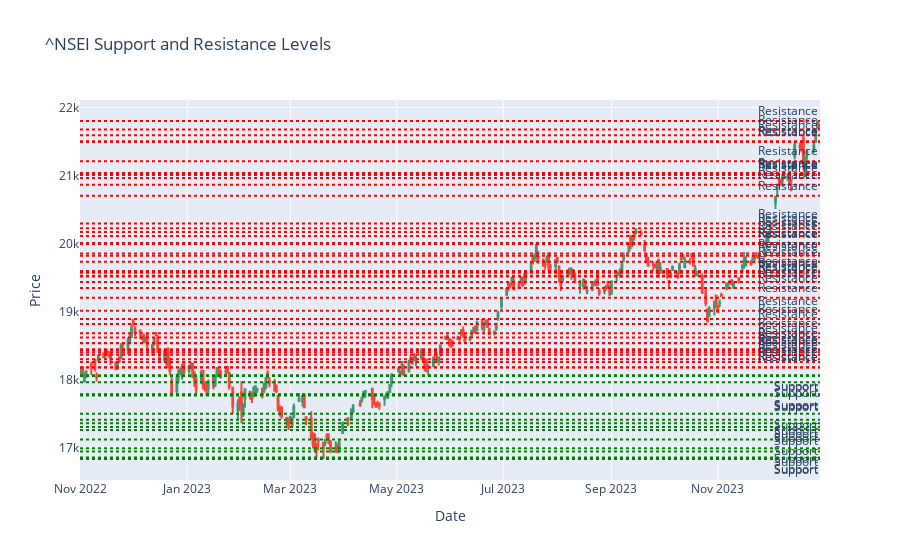

Notebook source saved alongside this figure:
### Code cell
import pandas as pd
import numpy as np
import plotly.graph_objects as go
from plotly.subplots import make_subplots
import yfinance as yf

# Function to identify support and resistance levels
def find_support_resistance(dataframe, window=50):
    rolling_max = dataframe['High'].rolling(window, min_periods=1).max()
    rolling_min = dataframe['Low'].rolling(window, min_periods=1).min()
    
    # Identify indices of local minima and maxima
    minima_idx = (dataframe['Low'] == rolling_min)
    maxima_idx = (dataframe['High'] == rolling_max)
    
    # Filter out minima and maxima
    support_levels = dataframe['Low'][minima_idx]
    resistance_levels = dataframe['High'][maxima_idx]
    
    return support_levels, resistance_levels

# Download historical data for a ticker
ticker = '^NSEI'
data = yf.download(ticker, start='2022-11-01', end='2024-01-01')

# Find support and resistance levels
support_levels, resistance_levels = find_support_resistance(data, window=200)

# Create a candlestick chart
fig = make_subplots(rows=1, cols=1)
fig.add_trace(go.Candlestick(x=data.index,
                             open=data['Open'],
                             high=data['High'],
                             low=data['Low'],
                             close=data['Close'],
                             name='Candlestick'))

# Add support and resistance levels to the chart
for support_level in support_levels:
    fig.add_hline(y=support_level, line_dash="dot",
                  annotation_text="Support",
                  annotation_position="bottom right",
                  line_color="green")

for resistance_level in resistance_levels:
    fig.add_hline(y=resistance_level, line_dash="dot",
                  annotation_text="Resistance",
                  annotation_position="top right",
                  line_color="red")

# Update layout
fig.update_layout(title=f'{ticker} Support and Resistance Levels',
                  yaxis_title='Price',
                  xaxis_title='Date',
                  xaxis_rangeslider_visible=False)

# Show the plot
fig.show()

### Figure 1 — Plotly figure (JSON) as saved in the notebook; plotly's stock layout.template omitted (floating-point values rounded to 4 significant figures; data arrays with more than 128 entries replaced by an {"elided": "..."} marker saying what was removed)
{"data": [{"close": {"elided": "288 float values"}, "high": {"elided": "288 float values"}, "low": {"elided": "288 float values"}, "name": "Candlestick", "open": {"elided": "288 float values"}, "type": "candlestick", "x": {"elided": "288 str values"}}], "layout": {"annotations": [{"showarrow": false, "text": "Support", "x": 1, "xanchor": "right", "xref": "x domain", "y": 18060.0, "yanchor": "top", "yref": "y"}, {"showarrow": false, "text": "Support", "x": 1, "xanchor": "right", "xref": "x domain", "y": 18050.0, "yanchor": "top", "yref": "y"}, {"showarrow": false, "text": "Support", "x": 1, "xanchor": "right", "xref": "x domain", "y": 17960.0, "yanchor": "top", "yref": "y"}, {"showarrow": false, "text": "Support", "x": 1, "xanchor": "right", "xref": "x domain", "y": 17780.0, "yanchor": "top", "yref": "y"}, {"showarrow": false, "text": "Support", "x": 1, "xanchor": "right", "xref": "x domain", "y": 17770.0, "yanchor": "top", "yref": "y"}, {"showarrow": false, "text": "Support", "x": 1, "xanchor": "right", "xref": "x domain", "y": 17760.0, "yanchor": "top", "yref": "y"}, {"showarrow": false, "text": "Support", "x": 1, "xanchor": "right", "xref": "x domain", "y": 17490.0, "yanchor": "top", "yref": "y"}, {"showarrow": false, "text": "Support", "x": 1, "xanchor": "right", "xref": "x domain", "y": 17410.0, "yanchor": "top", "yref": "y"}, {"showarrow": false, "text": "Support", "x": 1, "xanchor": "right", "xref": "x domain", "y": 17350.0, "yanchor": "top", "yref": "y"}, {"showarrow": false, "text": "Support", "x": 1, "xanchor": "right", "xref": "x domain", "y": 17299, "yanchor": "top", "yref": "y"}, {"showarrow": false, "text": "Support", "x": 1, "xanchor": "right", "xref": "x domain", "y": 17260.0, "yanchor": "top", "yref": "y"}, {"showarrow": false, "text": "Support", "x": 1, "xanchor": "right", "xref": "x domain", "y": 17110.0, "yanchor": "top", "yref": "y"}, {"showarrow": false, "text": "Support", "x": 1, "xanchor": "right", "xref": "x domain", "y": 16990.0, "yanchor": "top", "yref": "y"}, {"showarrow": false, "text": "Support", "x": 1, "xanchor": "right", "xref": "x domain", "y": 16940.0, "yanchor": "top", "yref": "y"}, {"showarrow": false, "text": "Support", "x": 1, "xanchor": "right", "xref": "x domain", "y": 16850.0, "yanchor": "top", "yref": "y"}, {"showarrow": false, "text": "Support", "x": 1, "xanchor": "right", "xref": "x domain", "y": 16830.0, "yanchor": "top", "yref": "y"}, {"showarrow": false, "text": "Resistance", "x": 1, "xanchor": "right", "xref": "x domain", "y": 18180.0, "yanchor": "bottom", "yref": "y"}, {"showarrow": false, "text": "Resistance", "x": 1, "xanchor": "right", "xref": "x domain", "y": 18180.0, "yanchor": "bottom", "yref": "y"}, {"showarrow": false, "text": "Resistance", "x": 1, "xanchor": "right", "xref": "x domain", "y": 18260.0, "yanchor": "bottom", "yref": "y"}, {"showarrow": false, "text": "Resistance", "x": 1, "xanchor": "right", "xref": "x domain", "y": 18300.0, "yanchor": "bottom", "yref": "y"}, {"showarrow": false, "text": "Resistance", "x": 1, "xanchor": "right", "xref": "x domain", "y": 18360.0, "yanchor": "bottom", "yref": "y"}, {"showarrow": false, "text": "Resistance", "x": 1, "xanchor": "right", "xref": "x domain", "y": 18400.0, "yanchor": "bottom", "yref": "y"}, {"showarrow": false, "text": "Resistance", "x": 1, "xanchor": "right", "xref": "x domain", "y": 18430.0, "yanchor": "bottom", "yref": "y"}, {"showarrow": false, "text": "Resistance", "x": 1, "xanchor": "right", "xref": "x domain", "y": 18440.0, "yanchor": "bottom", "yref": "y"}, {"showarrow": false, "text": "Resistance", "x": 1, "xanchor": "right", "xref": "x domain", "y": 18530.0, "yanchor": "bottom", "yref": "y"}, {"showarrow": false, "text": "Resistance", "x": 1, "xanchor": "right", "xref": "x domain", "y": 18530.0, "yanchor": "bottom", "yref": "y"}, {"showarrow": false, "text": "Resistance", "x": 1, "xanchor": "right", "xref": "x domain", "y": 18610.0, "yanchor": "bottom", "yref": "y"}, {"showarrow": false, "text": "Resistance", "x": 1, "xanchor": "right", "xref": "x domain", "y": 18680.0, "yanchor": "bottom", "yref": "y"}, {"showarrow": false, "text": "Resistance", "x": 1, "xanchor": "right", "xref": "x domain", "y": 18820.0, "yanchor": "bottom", "yref": "y"}, {"showarrow": false, "text": "Resistance", "x": 1, "xanchor": "right", "xref": "x domain", "y": 18890.0, "yanchor": "bottom", "yref": "y"}, {"showarrow": false, "text": "Resistance", "x": 1, "xanchor": "right", "xref": "x domain", "y": 19010.0, "yanchor": "bottom", "yref": "y"}, {"showarrow": false, "text": "Resistance", "x": 1, "xanchor": "right", "xref": "x domain", "y": 19200.0, "yanchor": "bottom", "yref": "y"}, {"showarrow": false, "text": "Resistance", "x": 1, "xanchor": "right", "xref": "x domain", "y": 19350.0, "yanchor": "bottom", "yref": "y"}, {"showarrow": false, "text": "Resistance", "x": 1, "xanchor": "right", "xref": "x domain", "y": 19430.0, "yanchor": "bottom", "yref": "y"}, {"showarrow": false, "text": "Resistance", "x": 1, "xanchor": "right", "xref": "x domain", "y": 19510.0, "yanchor": "bottom", "yref": "y"}, {"showarrow": false, "text": "Resistance", "x": 1, "xanchor": "right", "xref": "x domain", "y": 19520.0, "yanchor": "bottom", "yref": "y"}, {"showarrow": false, "text": "Resistance", "x": 1, "xanchor": "right", "xref": "x domain", "y": 19567, "yanchor": "bottom", "yref": "y"}, {"showarrow": false, "text": "Resistance", "x": 1, "xanchor": "right", "xref": "x domain", "y": 19600.0, "yanchor": "bottom", "yref": "y"}, {"showarrow": false, "text": "Resistance", "x": 1, "xanchor": "right", "xref": "x domain", "y": 19730.0, "yanchor": "bottom", "yref": "y"}, {"showarrow": false, "text": "Resistance", "x": 1, "xanchor": "right", "xref": "x domain", "y": 19820.0, "yanchor": "bottom", "yref": "y"}, {"showarrow": false, "text": "Resistance", "x": 1, "xanchor": "right", "xref": "x domain", "y": 19850.0, "yanchor": "bottom", "yref": "y"}, {"showarrow": false, "text": "Resistance", "x": 1, "xanchor": "right", "xref": "x domain", "y": 19990.0, "yanchor": "bottom", "yref": "y"}, {"showarrow": false, "text": "Resistance", "x": 1, "xanchor": "right", "xref": "x domain", "y": 20010.0, "yanchor": "bottom", "yref": "y"}, {"showarrow": false, "text": "Resistance", "x": 1, "xanchor": "right", "xref": "x domain", "y": 20110.0, "yanchor": "bottom", "yref": "y"}, {"showarrow": false, "text": "Resistance", "x": 1, "xanchor": "right", "xref": "x domain", "y": 20170.0, "yanchor": "bottom", "yref": "y"}, {"showarrow": false, "text": "Resistance", "x": 1, "xanchor": "right", "xref": "x domain", "y": 20220.0, "yanchor": "bottom", "yref": "y"}, {"showarrow": false, "text": "Resistance", "x": 1, "xanchor": "right", "xref": "x domain", "y": 20290.0, "yanchor": "bottom", "yref": "y"}, {"showarrow": false, "text": "Resistance", "x": 1, "xanchor": "right", "xref": "x domain", "y": 20700.0, "yanchor": "bottom", "yref": "y"}, {"showarrow": false, "text": "Resistance", "x": 1, "xanchor": "right", "xref": "x domain", "y": 20860.0, "yanchor": "bottom", "yref": "y"}, {"showarrow": false, "text": "Resistance", "x": 1, "xanchor": "right", "xref": "x domain", "y": 20960.0, "yanchor": "bottom", "yref": "y"}, {"showarrow": false, "text": "Resistance", "x": 1, "xanchor": "right", "xref": "x domain", "y": 21010.0, "yanchor": "bottom", "yref": "y"}, {"showarrow": false, "text": "Resistance", "x": 1, "xanchor": "right", "xref": "x domain", "y": 21030.0, "yanchor": "bottom", "yref": "y"}, {"showarrow": false, "text": "Resistance", "x": 1, "xanchor": "right", "xref": "x domain", "y": 21040.0, "yanchor": "bottom", "yref": "y"}, {"showarrow": false, "text": "Resistance", "x": 1, "xanchor": "right", "xref": "x domain", "y": 21210.0, "yanchor": "bottom", "yref": "y"}, {"showarrow": false, "text": "Resistance", "x": 1, "xanchor": "right", "xref": "x domain", "y": 21490.0, "yanchor": "bottom", "yref": "y"}, {"showarrow": false, "text": "Resistance", "x": 1, "xanchor": "right", "xref": "x domain", "y": 21510.0, "yanchor": "bottom", "yref": "y"}, {"showarrow": false, "text": "Resistance", "x": 1, "xanchor": "right", "xref": "x domain", "y": 21593, "yanchor": "bottom", "yref": "y"}, {"showarrow": false, "text": "Resistance", "x": 1, "xanchor": "right", "xref": "x domain", "y": 21680.0, "yanchor": "bottom", "yref": "y"}, {"showarrow": false, "text": "Resistance", "x": 1, "xanchor": "right", "xref": "x domain", "y": 21800.0, "yanchor": "bottom", "yref": "y"}], "shapes": [{"line": {"color": "green", "dash": "dot"}, "type": "line", "x0": 0, "x1": 1, "xref": "x domain", "y0": 18060.0, "y1": 18060.0, "yref": "y"}, {"line": {"color": "green", "dash": "dot"}, "type": "line", "x0": 0, "x1": 1, "xref": "x domain", "y0": 18050.0, "y1": 18050.0, "yref": "y"}, {"line": {"color": "green", "dash": "dot"}, "type": "line", "x0": 0, "x1": 1, "xref": "x domain", "y0": 17960.0, "y1": 17960.0, "yref": "y"}, {"line": {"color": "green", "dash": "dot"}, "type": "line", "x0": 0, "x1": 1, "xref": "x domain", "y0": 17780.0, "y1": 17780.0, "yref": "y"}, {"line": {"color": "green", "dash": "dot"}, "type": "line", "x0": 0, "x1": 1, "xref": "x domain", "y0": 17770.0, "y1": 17770.0, "yref": "y"}, {"line": {"color": "green", "dash": "dot"}, "type": "line", "x0": 0, "x1": 1, "xref": "x domain", "y0": 17760.0, "y1": 17760.0, "yref": "y"}, {"line": {"color": "green", "dash": "dot"}, "type": "line", "x0": 0, "x1": 1, "xref": "x domain", "y0": 17490.0, "y1": 17490.0, "yref": "y"}, {"line": {"color": "green", "dash": "dot"}, "type": "line", "x0": 0, "x1": 1, "xref": "x domain", "y0": 17410.0, "y1": 17410.0, "yref": "y"}, {"line": {"color": "green", "dash": "dot"}, "type": "line", "x0": 0, "x1": 1, "xref": "x domain", "y0": 17350.0, "y1": 17350.0, "yref": "y"}, {"line": {"color": "green", "dash": "dot"}, "type": "line", "x0": 0, "x1": 1, "xref": "x domain", "y0": 17299, "y1": 17299, "yref": "y"}, {"line": {"color": "green", "dash": "dot"}, "type": "line", "x0": 0, "x1": 1, "xref": "x domain", "y0": 17260.0, "y1": 17260.0, "yref": "y"}, {"line": {"color": "green", "dash": "dot"}, "type": "line", "x0": 0, "x1": 1, "xref": "x domain", "y0": 17110.0, "y1": 17110.0, "yref": "y"}, {"line": {"color": "green", "dash": "dot"}, "type": "line", "x0": 0, "x1": 1, "xref": "x domain", "y0": 16990.0, "y1": 16990.0, "yref": "y"}, {"line": {"color": "green", "dash": "dot"}, "type": "line", "x0": 0, "x1": 1, "xref": "x domain", "y0": 16940.0, "y1": 16940.0, "yref": "y"}, {"line": {"color": "green", "dash": "dot"}, "type": "line", "x0": 0, "x1": 1, "xref": "x domain", "y0": 16850.0, "y1": 16850.0, "yref": "y"}, {"line": {"color": "green", "dash": "dot"}, "type": "line", "x0": 0, "x1": 1, "xref": "x domain", "y0": 16830.0, "y1": 16830.0, "yref": "y"}, {"line": {"color": "red", "dash": "dot"}, "type": "line", "x0": 0, "x1": 1, "xref": "x domain", "y0": 18180.0, "y1": 18180.0, "yref": "y"}, {"line": {"color": "red", "dash": "dot"}, "type": "line", "x0": 0, "x1": 1, "xref": "x domain", "y0": 18180.0, "y1": 18180.0, "yref": "y"}, {"line": {"color": "red", "dash": "dot"}, "type": "line", "x0": 0, "x1": 1, "xref": "x domain", "y0": 18260.0, "y1": 18260.0, "yref": "y"}, {"line": {"color": "red", "dash": "dot"}, "type": "line", "x0": 0, "x1": 1, "xref": "x domain", "y0": 18300.0, "y1": 18300.0, "yref": "y"}, {"line": {"color": "red", "dash": "dot"}, "type": "line", "x0": 0, "x1": 1, "xref": "x domain", "y0": 18360.0, "y1": 18360.0, "yref": "y"}, {"line": {"color": "red", "dash": "dot"}, "type": "line", "x0": 0, "x1": 1, "xref": "x domain", "y0": 18400.0, "y1": 18400.0, "yref": "y"}, {"line": {"color": "red", "dash": "dot"}, "type": "line", "x0": 0, "x1": 1, "xref": "x domain", "y0": 18430.0, "y1": 18430.0, "yref": "y"}, {"line": {"color": "red", "dash": "dot"}, "type": "line", "x0": 0, "x1": 1, "xref": "x domain", "y0": 18440.0, "y1": 18440.0, "yref": "y"}, {"line": {"color": "red", "dash": "dot"}, "type": "line", "x0": 0, "x1": 1, "xref": "x domain", "y0": 18530.0, "y1": 18530.0, "yref": "y"}, {"line": {"color": "red", "dash": "dot"}, "type": "line", "x0": 0, "x1": 1, "xref": "x domain", "y0": 18530.0, "y1": 18530.0, "yref": "y"}, {"line": {"color": "red", "dash": "dot"}, "type": "line", "x0": 0, "x1": 1, "xref": "x domain", "y0": 18610.0, "y1": 18610.0, "yref": "y"}, {"line": {"color": "red", "dash": "dot"}, "type": "line", "x0": 0, "x1": 1, "xref": "x domain", "y0": 18680.0, "y1": 18680.0, "yref": "y"}, {"line": {"color": "red", "dash": "dot"}, "type": "line", "x0": 0, "x1": 1, "xref": "x domain", "y0": 18820.0, "y1": 18820.0, "yref": "y"}, {"line": {"color": "red", "dash": "dot"}, "type": "line", "x0": 0, "x1": 1, "xref": "x domain", "y0": 18890.0, "y1": 18890.0, "yref": "y"}, {"line": {"color": "red", "dash": "dot"}, "type": "line", "x0": 0, "x1": 1, "xref": "x domain", "y0": 19010.0, "y1": 19010.0, "yref": "y"}, {"line": {"color": "red", "dash": "dot"}, "type": "line", "x0": 0, "x1": 1, "xref": "x domain", "y0": 19200.0, "y1": 19200.0, "yref": "y"}, {"line": {"color": "red", "dash": "dot"}, "type": "line", "x0": 0, "x1": 1, "xref": "x domain", "y0": 19350.0, "y1": 19350.0, "yref": "y"}, {"line": {"color": "red", "dash": "dot"}, "type": "line", "x0": 0, "x1": 1, "xref": "x domain", "y0": 19430.0, "y1": 19430.0, "yref": "y"}, {"line": {"color": "red", "dash": "dot"}, "type": "line", "x0": 0, "x1": 1, "xref": "x domain", "y0": 19510.0, "y1": 19510.0, "yref": "y"}, {"line": {"color": "red", "dash": "dot"}, "type": "line", "x0": 0, "x1": 1, "xref": "x domain", "y0": 19520.0, "y1": 19520.0, "yref": "y"}, {"line": {"color": "red", "dash": "dot"}, "type": "line", "x0": 0, "x1": 1, "xref": "x domain", "y0": 19567, "y1": 19567, "yref": "y"}, {"line": {"color": "red", "dash": "dot"}, "type": "line", "x0": 0, "x1": 1, "xref": "x domain", "y0": 19600.0, "y1": 19600.0, "yref": "y"}, {"line": {"color": "red", "dash": "dot"}, "type": "line", "x0": 0, "x1": 1, "xref": "x domain", "y0": 19730.0, "y1": 19730.0, "yref": "y"}, {"line": {"color": "red", "dash": "dot"}, "type": "line", "x0": 0, "x1": 1, "xref": "x domain", "y0": 19820.0, "y1": 19820.0, "yref": "y"}, {"line": {"color": "red", "dash": "dot"}, "type": "line", "x0": 0, "x1": 1, "xref": "x domain", "y0": 19850.0, "y1": 19850.0, "yref": "y"}, {"line": {"color": "red", "dash": "dot"}, "type": "line", "x0": 0, "x1": 1, "xref": "x domain", "y0": 19990.0, "y1": 19990.0, "yref": "y"}, {"line": {"color": "red", "dash": "dot"}, "type": "line", "x0": 0, "x1": 1, "xref": "x domain", "y0": 20010.0, "y1": 20010.0, "yref": "y"}, {"line": {"color": "red", "dash": "dot"}, "type": "line", "x0": 0, "x1": 1, "xref": "x domain", "y0": 20110.0, "y1": 20110.0, "yref": "y"}, {"line": {"color": "red", "dash": "dot"}, "type": "line", "x0": 0, "x1": 1, "xref": "x domain", "y0": 20170.0, "y1": 20170.0, "yref": "y"}, {"line": {"color": "red", "dash": "dot"}, "type": "line", "x0": 0, "x1": 1, "xref": "x domain", "y0": 20220.0, "y1": 20220.0, "yref": "y"}, {"line": {"color": "red", "dash": "dot"}, "type": "line", "x0": 0, "x1": 1, "xref": "x domain", "y0": 20290.0, "y1": 20290.0, "yref": "y"}, {"line": {"color": "red", "dash": "dot"}, "type": "line", "x0": 0, "x1": 1, "xref": "x domain", "y0": 20700.0, "y1": 20700.0, "yref": "y"}, {"line": {"color": "red", "dash": "dot"}, "type": "line", "x0": 0, "x1": 1, "xref": "x domain", "y0": 20860.0, "y1": 20860.0, "yref": "y"}, {"line": {"color": "red", "dash": "dot"}, "type": "line", "x0": 0, "x1": 1, "xref": "x domain", "y0": 20960.0, "y1": 20960.0, "yref": "y"}, {"line": {"color": "red", "dash": "dot"}, "type": "line", "x0": 0, "x1": 1, "xref": "x domain", "y0": 21010.0, "y1": 21010.0, "yref": "y"}, {"line": {"color": "red", "dash": "dot"}, "type": "line", "x0": 0, "x1": 1, "xref": "x domain", "y0": 21030.0, "y1": 21030.0, "yref": "y"}, {"line": {"color": "red", "dash": "dot"}, "type": "line", "x0": 0, "x1": 1, "xref": "x domain", "y0": 21040.0, "y1": 21040.0, "yref": "y"}, {"line": {"color": "red", "dash": "dot"}, "type": "line", "x0": 0, "x1": 1, "xref": "x domain", "y0": 21210.0, "y1": 21210.0, "yref": "y"}, {"line": {"color": "red", "dash": "dot"}, "type": "line", "x0": 0, "x1": 1, "xref": "x domain", "y0": 21490.0, "y1": 21490.0, "yref": "y"}, {"line": {"color": "red", "dash": "dot"}, "type": "line", "x0": 0, "x1": 1, "xref": "x domain", "y0": 21510.0, "y1": 21510.0, "yref": "y"}, {"line": {"color": "red", "dash": "dot"}, "type": "line", "x0": 0, "x1": 1, "xref": "x domain", "y0": 21593, "y1": 21593, "yref": "y"}, {"line": {"color": "red", "dash": "dot"}, "type": "line", "x0": 0, "x1": 1, "xref": "x domain", "y0": 21680.0, "y1": 21680.0, "yref": "y"}, {"line": {"color": "red", "dash": "dot"}, "type": "line", "x0": 0, "x1": 1, "xref": "x domain", "y0": 21800.0, "y1": 21800.0, "yref": "y"}], "title": {"text": "^NSEI Support and Resistance Levels"}, "xaxis": {"anchor": "y", "domain": [0, 1], "rangeslider": {"visible": false}, "title": {"text": "Date"}}, "yaxis": {"anchor": "x", "domain": [0, 1], "title": {"text": "Price"}}}}
